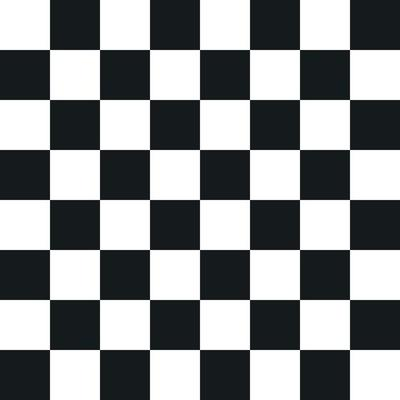
#> input picture input.jpg, 400 x 400 px, given in place of input.png, which was not available
$ python labtest3.py
#> lines starting #> are read from the running program, lines starting #| are printed output that depends on the picture; pictures that were not available may be replaced by others from this repository, and a replacement may not be noted
import cv2
import numpy as np
import matplotlib.pyplot as plt

img = cv2.imread("input.png", 0)
#> img: shape (400, 400); min 3, max 255, mean 139.8

f1 = plt.figure(1)
plt.title(label="Input Histogram")
plt.hist(img.ravel(),255,[0,255])

input_pdf = np.zeros(256)
for i in range(img.shape[0]):
    for j in range(img.shape[1]):
        intensity = img[i,j]
        input_pdf[intensity] += 1
#> after the loop, input_pdf = 256 values, max 65587 at index 255, min 0 at index 0, mean 625

input_pdf = input_pdf/(img.shape[0]*img.shape[1])
#> input_pdf = 256 values, max 0.41 at index 255, min 0 at index 0, mean 0.00391
f1 = plt.figure(2)
plt.title(label="Input PDF")
plt.plot(input_pdf)

input_cdf = np.zeros(256)
temp = 0
for i in range(256):
    temp += input_pdf[i]
    input_cdf[i] = temp
#> this loop made 256 passes
#> temp on passes 1 to 3: 0, 0, 0
#> after the loop, input_cdf = 256 values from 0 to 1; temp = 1

input_cdf *= 255
#> input_cdf = 256 values from 0 to 255

f1 = plt.figure(3)
plt.title(label="Input CDF")
plt.plot(input_cdf)


output = np.zeros((img.shape))

for i in range(img.shape[0]):
    for j in range(img.shape[1]):
        intensity = img[i,j]
        output[i,j] = np.round(input_cdf[intensity])
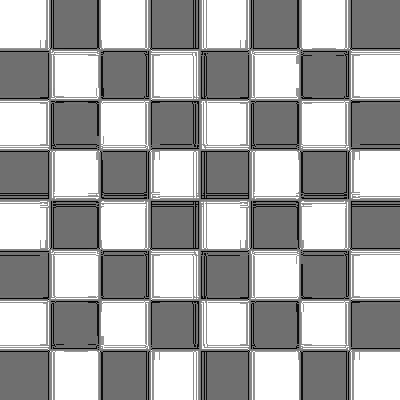
#> output: shape (400, 400) float64; min 0, max 255, mean 167.8

output = output * 255

output = output.astype(np.uint8)
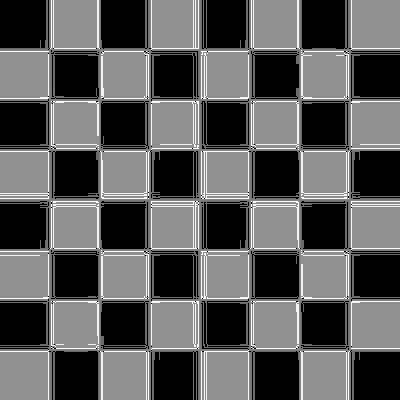
#> output: shape (400, 400); min 0, max 254, mean 87.9

output_pdf = np.zeros(256)
for i in range(img.shape[0]):
    for j in range(img.shape[1]):
        intensity = output[i,j]
        output_pdf[intensity] += 1
#> after the loop, output_pdf = 256 values, max 65587 at index 1, min 0 at index 2, mean 625

output_pdf = output_pdf/(img.shape[0]*img.shape[1])
#> output_pdf = 256 values, max 0.41 at index 1, min 0 at index 2, mean 0.00391
f1 = plt.figure(5)
plt.title(label="Output PDF")
plt.plot(output_pdf)

output_cdf = np.zeros(256)
temp = 0
for i in range(256):
    temp += output_pdf[i]
    output_cdf[i] = temp
#> this loop made 256 passes
#> temp on passes 1 to 3: 0.00108, 0.411, 0.411
#> after the loop, output_cdf = 256 values from 0.00108 to 1; temp = 1

output_cdf *= 255
#> output_cdf = 256 values from 0.274 to 255

f1 = plt.figure(6)
plt.title(label="Output CDF")
plt.plot(output_cdf)
f1 = plt.figure(4)
plt.title(label="Output")
plt.hist(output.ravel(), 255,[0,255])
plt.show()
#> figure, not shown here; tallest bar 69309 high, from x = 254 to 255
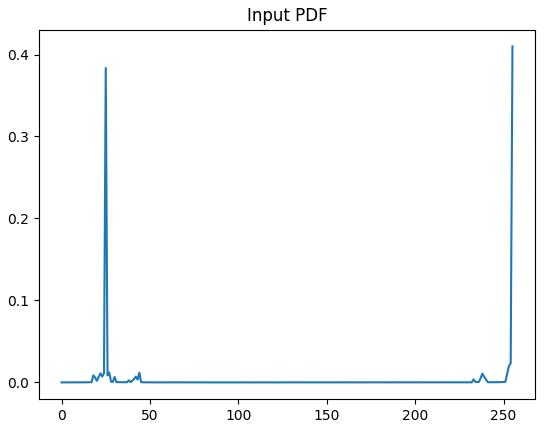
#> figure drawn by matplotlib, 1 panel; curve peaks at x = 255, y = 0.41
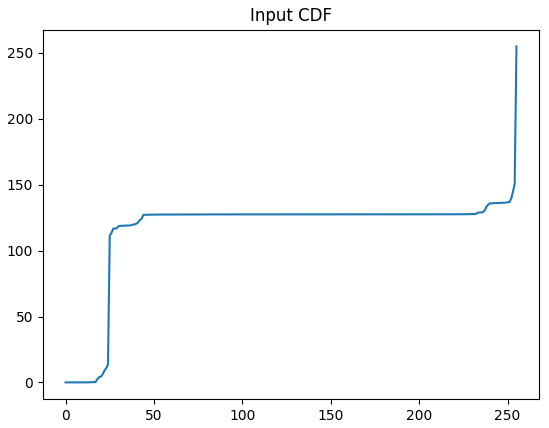
#> figure drawn by matplotlib, 1 panel; curve peaks at x = 255, y = 255
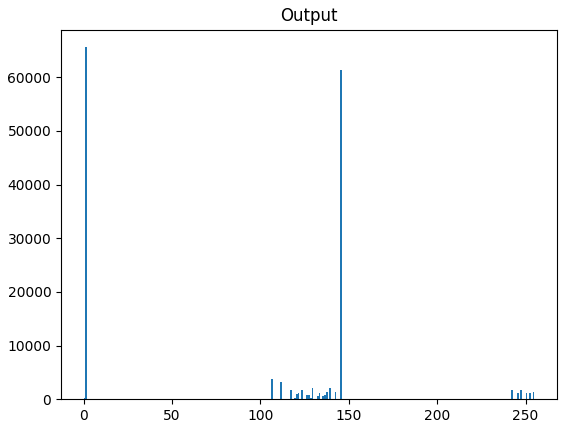
#> figure drawn by matplotlib, 1 panel; tallest bar 65587 high, from x = 1 to 2
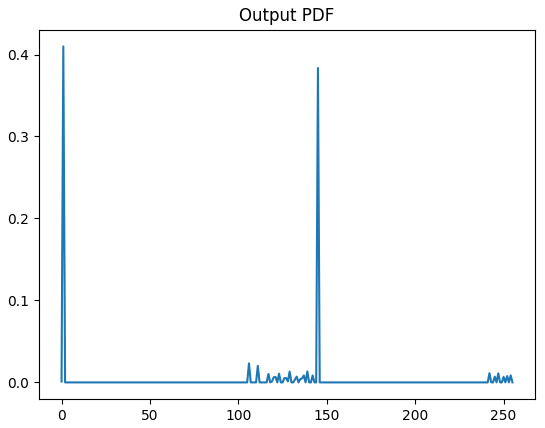
#> figure drawn by matplotlib, 1 panel; curve peaks at x = 1, y = 0.41
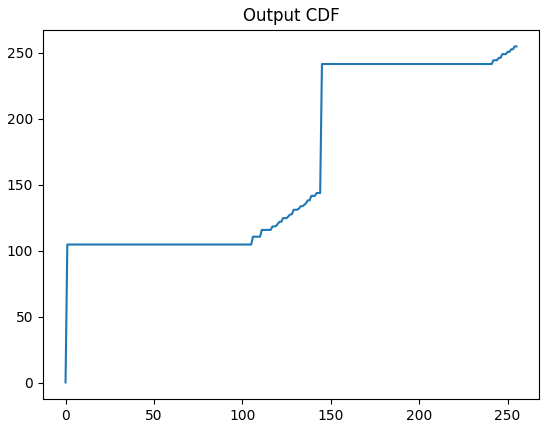
#> figure drawn by matplotlib, 1 panel; curve peaks at x = 254, y = 255
